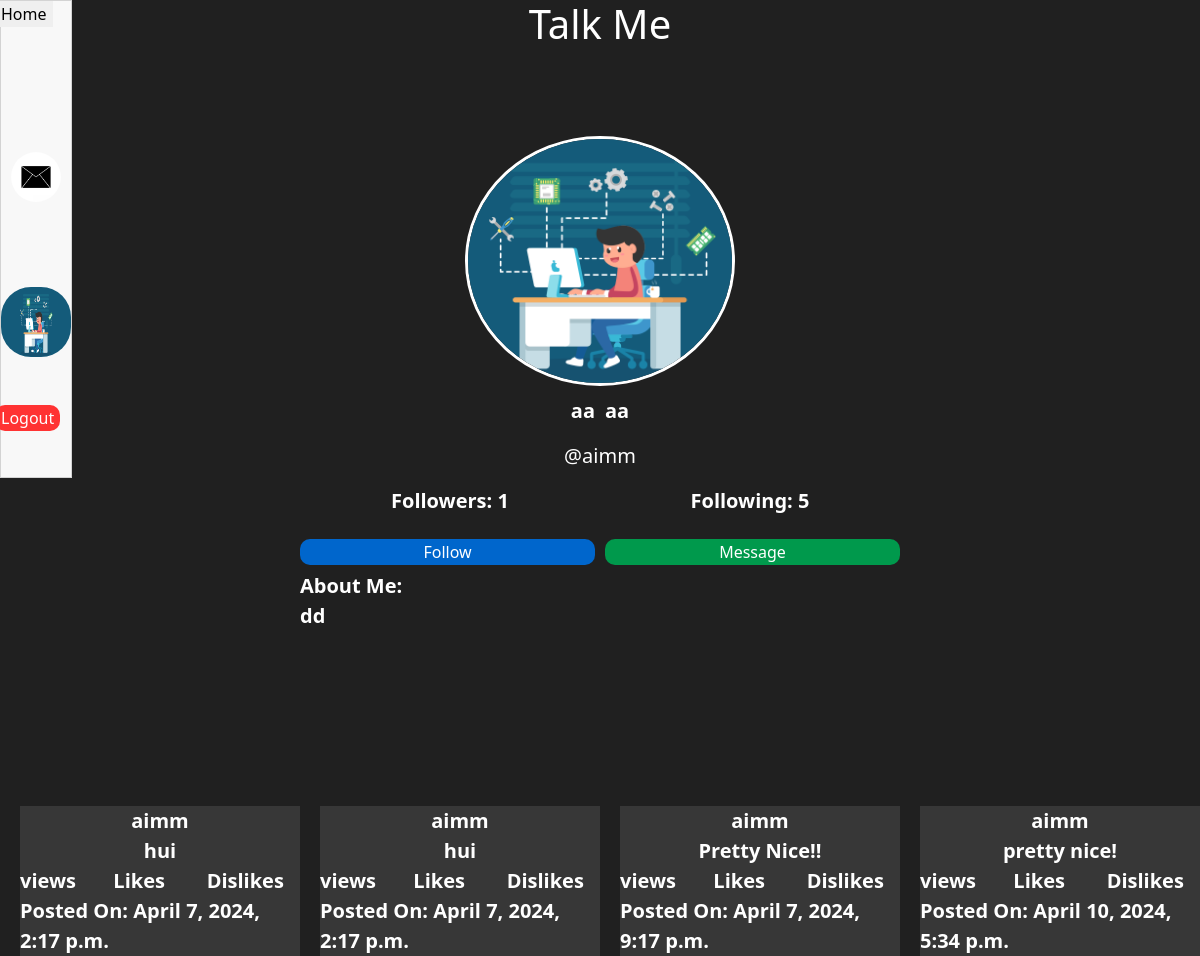
The app's page /profile/aimm (signed in) with its own data.
### media/models.py (models this page shows, shortened)
class User(AbstractUser):
    times_loggin_in = models.IntegerField(default=0, null=True)
    profile_image = models.ImageField(upload_to='images/', null=True)
    bio = models.TextField(max_length=10000000000, null=True, default=None)

class Posts(models.Model):
    first_name = models.CharField(max_length=1000)
    last_name = models.CharField(max_length=1000)
    username = models.CharField(max_length=1000)
    date = models.DateTimeField()
    post = models.TextField(null=False)
    liked_users = models.ManyToManyField(User, related_name='UserLiked', null=True,  default=None)
    disliked_users = models.ManyToManyField(User, related_name='userDisliked', null=True, default=None)

### media/views.py (the view)
# urls.py: path("profile/<str:username>", views.user_profile, name='profile'),
def user_profile(request, username):
    id = User.objects.get(username=username)
    posts = Posts.objects.filter(username=id.username)
    check_if_following = Follow.objects.filter(user=id, userf=request.user)
    is_following = False
    if len(check_if_following) > 0:
        is_following = True
    followers_count = Follow.objects.filter(user=id)
    following_count = Follow.objects.filter(userf=id)
    return render(request, "media/profile.html", {
        "id": id,
        "allposts": posts,
        "isFollowing": is_following,
        "followers_count": len(followers_count),
        'following_count': len(following_count)
        })

### media/templates/media/profile.html (shortened to what this page needs)
{% extends 'media/layout.html'%}
{% block head %}
    <link rel="stylesheet" href="/static/css/profile.css">
{% endblock %}
{% block body %}
    <div class="whole-page-container">
        <div class="top-container">
            <div class="image-profile-container">
                <img src="/medias/{{request.user.profile_image}}" alt="">
            </div>
            <div class="names-profile-container">
                <div class="names-profile-container1">
                    <p>{{id.first_name}}</p>
                    <p>{{id.last_name}}</p>
                </div>
                <div class="names-profile-container2">
                    <p>@{{id.username}}</p>
                </div>
                <div class="followers-container">
                    <div><p>Followers: {{followers_count}}</p></div>
                    <div><p>Following: {{following_count}}</p></div>
                </div>
                <div class="message-container">
                    <div>
                        {% if request.user.username != id.username %}
                            {% if isFollowing %}
                                <button id="btn-unfollow" class="btn-follow">Unfollow</button>
                            {% else %}
                                <button id="btn-follow" class="btn-follow">Follow</button>
                            {% endif %}
                            <button class="btn-message">Message</button>
                        {% endif %}
                    </div>
                </div>
            </div>
            <div class="about-container">
                <p>About Me:</p>
                <p>{{id.bio}}</p>
            </div>
        </div>
        <div class="bottom-container">
            {% for post in allposts %}
            <div class="post-profile-container">
                <div class="username-prof-post-container"><p>{{post.username}}</p></div>
                <div class="post-prof-text-container">
                    <p>{{post.post}}</p>
                </div>
                <div class="views-profile-container">
                    <p>views</p>
                    <p>Likes</p>
                    <p>Dislikes</p>
                </div>
                <div class="date-container">
                    <p>Posted On: {{post.date}}</p>
                </div>
            </div>
            {% endfor %}
        </div>
    </div>
{% endblock %}

### media/templates/media/layout.html (shortened to what this page needs)
<!DOCTYPE html>
<html lang="en">
<head>
    <link href="https://cdn.jsdelivr.net/npm/bootstrap@5.3.3/dist/css/bootstrap.min.css" rel="stylesheet">
    <link rel="stylesheet" href="/static/css/index.css">
    {% block head %}
    {% endblock %}
</head>
<body>
  <header>
    <h1>Talk Me</h1>
  </header>
    <div class="nav">
      <div class="nav-container">
        <div class="home-nav-container"><a href="{% url 'index' %}"><button id="btn-home">Home</button></a></div>
        <div class="home-message-container">
          <button id="btn-message"></button>
        </div>
        <div class="profile-nav-container">
          <a href="{% url 'profile' username=request.user.username %}">
            <button id="btn-layout-profile" >
              <img id="img-layout-profile" src="/medias/{{request.user.profile_image}}" alt="" >
            </button>
          </a>
        </div>
        <div class="home-logout-container">
          <button><a href="{% url 'logout'%}">Logout</a></button>
      </div>
      </div>
    </div>
    {% block body %}
    {% endblock %}
</body>
</html>

### media/static/css/index.css (style rules this page uses)
* { margin: 0; }
h1 { color: white; }
body { background-color: #212121; }
p { color: white; }
header { text-align: center; }
.nav { position: fixed; top: 0px; height: 50%; width: 6%; border: 1px solid #d3d3d3; background-color: #f8f8f8; }
.nav-container { display: grid; grid-template-rows: 1fr 1fr 1fr 1fr; width: 100%; align-items: end; justify-content: center; }
.home-logout-container { align-self: center; }
.home-logout-container button a { text-decoration: none; color: white; background-color: #FF3333; }
.home-logout-container button { background-color: #FF3333; border: 0; border-radius: 10px; }
#btn-message { background-image: url("images/message.jpg"); height: 50px; width: 50px; background-repeat: no-repeat; background-size: cover; background-color: transparent; border: 0; border-radius: 25px; }
.home-nav-container { align-self: self-start; }
.home-message-container { align-self: center; justify-self: center; }
#btn-layout-profile { background-color: transparent; border: 0; border-radius: 30px; }
#img-layout-profile { height: 70px; width: 70px; border: 0; border-radius: 30px; }
#btn-home { background-repeat: no-repeat; border: 0; }
::placeholder { color: white; }

### media/static/css/profile.css (style rules this page uses)
body { background-color: #202020; }
h1 { color: white; }
p { margin: 0; font-size: 20px; font-weight: bold; color: white; }
.whole-page-container { display: flex; flex-direction: column; justify-content: flex-start; align-items: center; height: 100vh; width: 100%; }
.image-profile-container { display: grid; justify-content: center; }
.image-profile-container img { object-fit: cover; height: 250px; width: 270px; overflow: hidden; border-radius: 50%; border: 3px solid white; }
.top-container { display: grid; grid-template-rows: 250px 1fr 1fr; margin-top: 80px; width: 50%; row-gap: 10px; justify-content: center; grid-template-columns: 1fr; }
.names-profile-container { display: grid; grid-template-rows: 1fr 1fr 1fr 1fr; width: 100%; row-gap: 15px; }
.names-profile-container1 { display: grid; grid-template-columns: auto auto; column-gap: 10px; align-items: center; justify-content: center; }
.names-profile-container2 { display: grid; justify-content: center; }
.names-profile-container2 p { font-weight: normal; }
.followers-container { display: grid; grid-template-columns: 1fr 1fr; justify-content: center; }
.followers-container div { display: grid; justify-content: center; }
.message-container { display: grid; grid-template-columns: 1fr; justify-content: center; align-items: center; }
.message-container div { height: 50%; display: grid; grid-template-columns: 1fr 1fr; justify-content: center; column-gap: 10px; }
.bottom-container { display: grid; grid-template-columns: 1fr 1fr 1fr 1fr; width: 100%; height: 100%; margin-top: 70px; row-gap: 20px; }
.post-profile-container { background-color: #FFFFFF1A; margin-left: 20px; display: grid; grid-template-rows: 1fr 1fr 1fr ; }
.views-profile-container { display: grid; grid-template-columns: 1fr 1fr 1fr; justify-content: center; }
.username-prof-post-container { display: grid; justify-content: center; }
.post-prof-text-container { display: grid; justify-self: center; }
.date-container { display: grid; justify-content: center; }
.about-container { display: grid; grid-template-rows: auto 1fr; }
.btn-follow { color: white; border-radius: 10px; border: none; }
.btn-message { color: white; background-color: #00994C; border: 0; border-radius: 10px; }
#btn-follow { background-color: #0066CC; }

### records on screen
User: user.profile_image (picture)
User: first_name "aa", last_name "aa", username "aimm", bio "dd"
Posts: username "aimm", post "hui", date "April 7, 2024, 2:17 p.m."
Posts: username "aimm", post "hui", date "April 7, 2024, 2:17 p.m."
Posts: username "aimm", post "Pretty Nice!!", date "April 7, 2024, 9:17 p.m."
Posts: username "aimm", post "pretty nice!", date "April 10, 2024, 5:34 p.m."

### other values on screen
{{ followers_count }} "1"
{{ following_count }} "5"
